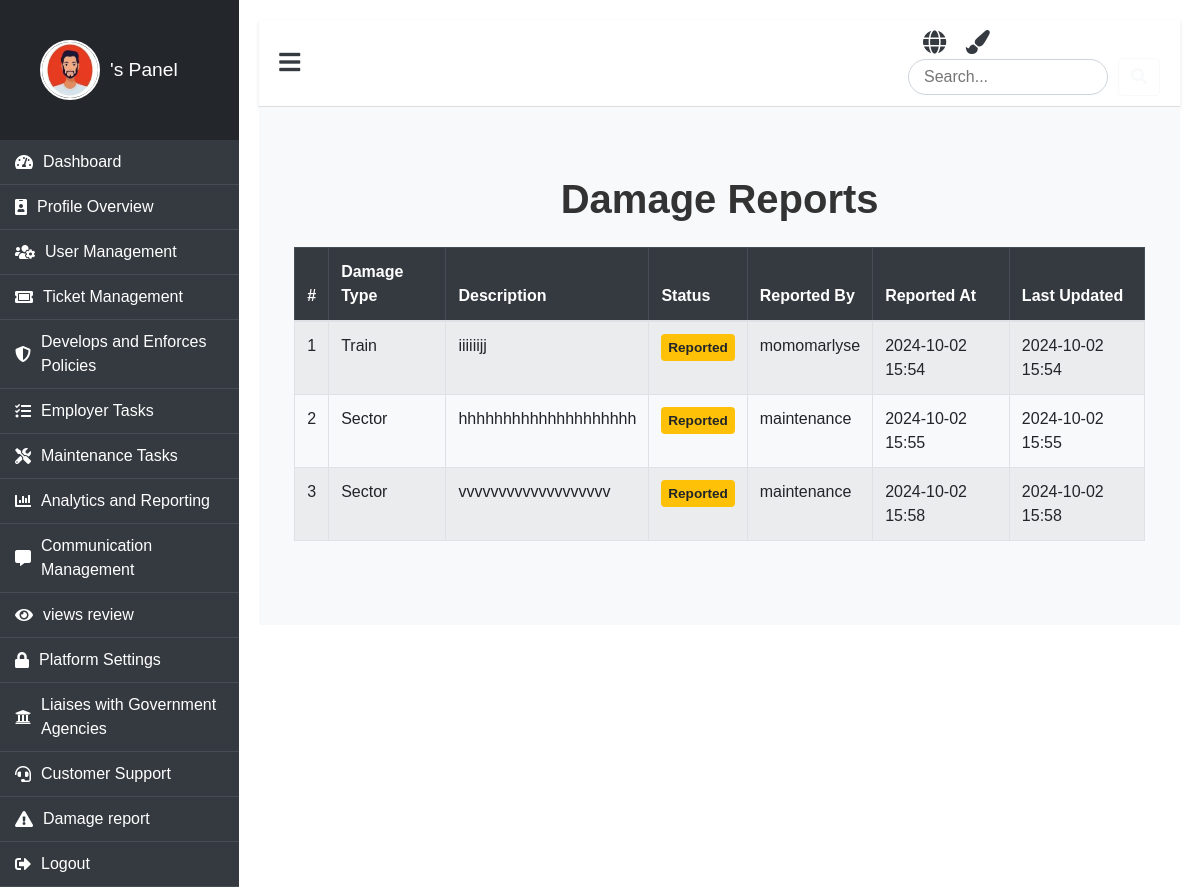
Page /damage-reports/ on the committed database.
### booking/models.py (models this page shows, shortened)
class DamageReport(models.Model):
    DAMAGE_TYPE_CHOICES = [
        ('sector', 'Sector'),
        ('train', 'Train'),
        ('device', 'Device'),
    ]
    STATUS_CHOICES = [
        ('reported', 'Reported'),
        ('in_progress', 'In Progress'),
        ('resolved', 'Resolved'),
    ]
    reported_by = models.ForeignKey(CustomUser, on_delete=models.CASCADE, limit_choices_to={'role': 'maintenance'})
    damage_type = models.CharField(max_length=50, choices=DAMAGE_TYPE_CHOICES)
    description = models.TextField()
    status = models.CharField(max_length=20, choices=STATUS_CHOICES, default='reported')
    reported_at = models.DateTimeField(auto_now_add=True)
    updated_at = models.DateTimeField(auto_now=True)

class CustomUser(AbstractUser):
    ROLE_CHOICES = (
        ('admin', 'Admin'),
        ('employer', 'Employer'),
        ('passenger', 'Passenger'),
        ('maintenance', 'Maintenance'),
    )
    role = models.CharField(max_length=30, choices=ROLE_CHOICES, default='passenger')
    profile_picture = models.ImageField(upload_to='profile_pictures/', blank=True, null=True)
    phone = models.CharField(max_length=15, default='0000000000')  # Provide a default value
    address = models.TextField(null=True, blank=True)  # Temporarily allow null

### booking/views.py (the view)
# urls.py: path('damage-reports/', views.damage_report_view, name='damage_report_view'),
def damage_report_view(request):
    damage_reports = DamageReport.objects.select_related('reported_by').all()  # Fetch all damage reports
    return render(request, 'panel/admin/review/damage_reports.html', {'damage_reports': damage_reports})

### booking/templates/panel/admin/review/damage_reports.html (shortened to what this page needs)
{% extends 'panel/base/base_admin.html' %}
{% block content %}
<div class="container my-5">
    <h2 class="text-center">Damage Reports</h2>
    <div class="table-responsive mt-4">
        <table class="table table-striped table-bordered">
            <thead class="table-dark">
                <tr>
                    <th>#</th>
                    <th>Damage Type</th>
                    <th>Description</th>
                    <th>Status</th>
                    <th>Reported By</th>
                    <th>Reported At</th>
                    <th>Last Updated</th>
                </tr>
            </thead>
            <tbody id="damage-report-list">
                {% for report in damage_reports %}
                <tr>
                    <td>{{ forloop.counter }}</td>
                    <td>{{ report.get_damage_type_display }}</td>
                    <td>{{ report.description }}</td>
                    <td>
                        <span class="badge
                        {% if report.status == 'reported' %}
                            badge-warning
                        {% elif report.status == 'in_progress' %}
                            badge-info
                        {% else %}
                            badge-success
                        {% endif %}
                        ">{{ report.get_status_display }}</span>
                    </td>
                    <td>{{ report.reported_by.username }}</td>
                    <td>{{ report.reported_at|date:"Y-m-d H:i" }}</td>
                    <td>{{ report.updated_at|date:"Y-m-d H:i" }}</td>
                </tr>
                {% endfor %}
            </tbody>
        </table>
    </div>
</div>
{% endblock %}

### booking/static/css/clients.css (style rules this page uses)
body { font-family: 'Arial', sans-serif; background-color: #f8f9fa; color: #333; margin: 0; padding: 0; overflow-x: hidden; }

### booking/templates/panel/base/base_admin.html (style rules this page uses)
body { background-color: #e9ecef; font-family: 'Arial', sans-serif; }

### booking/templates/panel/admin/review/damage_reports.html (style rules this page uses)
.container { max-width: 1200px; }
h2 { font-size: 2.5rem; font-weight: bold; }
.table thead { background-color: #343a40; color: white; }
.badge { padding: 0.5em; font-size: 0.85rem; }

### rows in the picture
DamageReport: damage_type "Train", description "iiiiiijj", status "Reported", reported_by.username "momomarlyse", reported_at "2024-10-02 15:54", updated_at "2024-10-02 15:54"
DamageReport: damage_type "Sector", description "hhhhhhhhhhhhhhhhhhhh", status "Reported", reported_by.username "maintenance", reported_at "2024-10-02 15:55", updated_at "2024-10-02 15:55"
DamageReport: damage_type "Sector", description "vvvvvvvvvvvvvvvvvvv", status "Reported", reported_by.username "maintenance", reported_at "2024-10-02 15:58", updated_at "2024-10-02 15:58"
